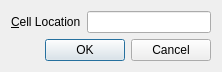
<?xml version="1.0" encoding="UTF-8"?>
<ui version="4.0">
 <class>GoToCellDialog</class>
 <widget class="QWidget" name="GoToCellDialog">
  <property name="geometry">
   <rect>
    <x>0</x>
    <y>0</y>
    <width>222</width>
    <height>71</height>
   </rect>
  </property>
  <property name="windowTitle">
   <string>Go to Cell</string>
  </property>
  <layout class="QVBoxLayout" name="verticalLayout">
   <item>
    <layout class="QHBoxLayout" name="horizontalLayout">
     <item>
      <widget class="QLabel" name="label">
       <property name="text">
        <string>&amp;Cell Location</string>
       </property>
       <property name="buddy">
        <cstring>lineEdit</cstring>
       </property>
      </widget>
     </item>
     <item>
      <widget class="QLineEdit" name="lineEdit"/>
     </item>
    </layout>
   </item>
   <item>
    <widget class="QDialogButtonBox" name="buttonBox">
     <property name="standardButtons">
      <set>QDialogButtonBox::Cancel|QDialogButtonBox::Ok</set>
     </property>
    </widget>
   </item>
  </layout>
 </widget>
 <tabstops>
  <tabstop>lineEdit</tabstop>
 </tabstops>
 <resources/>
 <connections/>
</ui>
